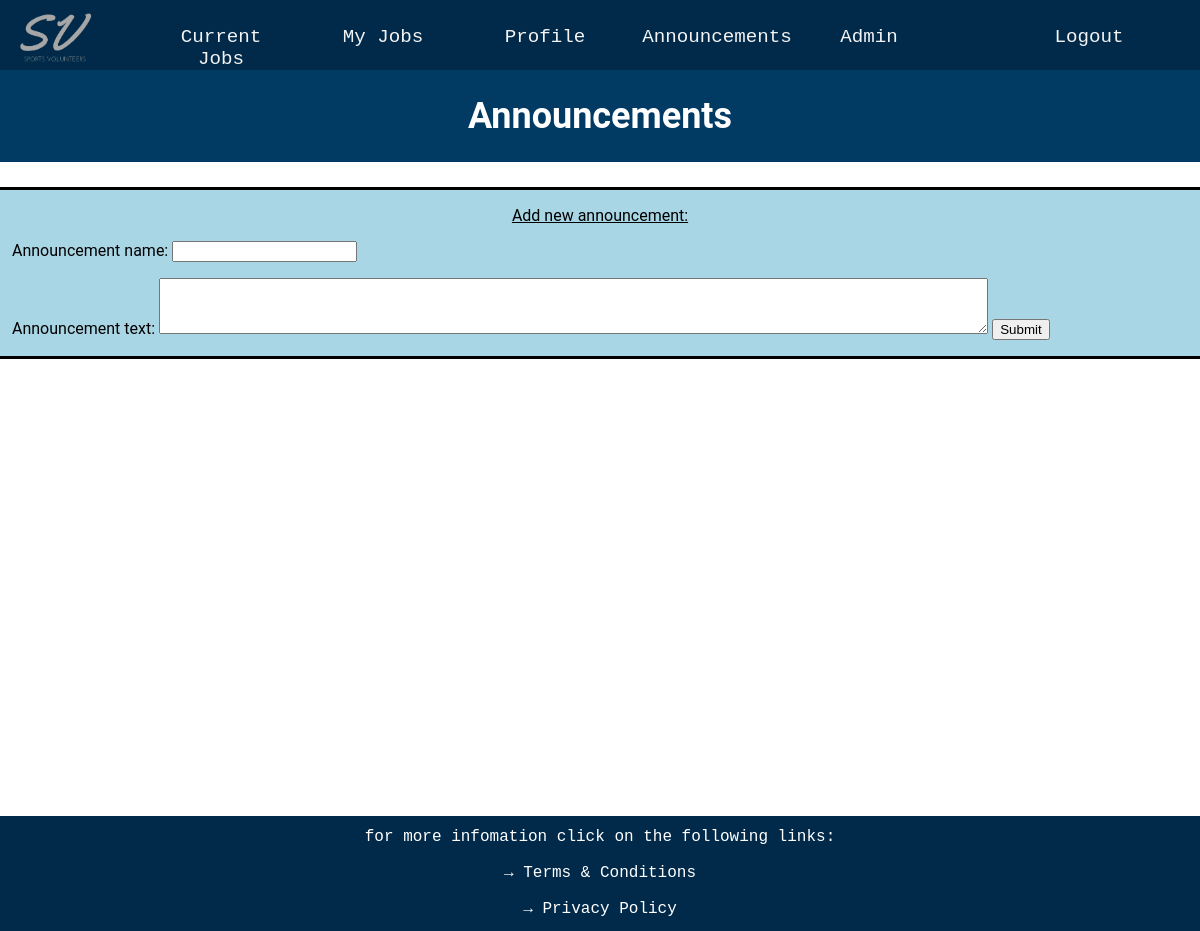
The app's page /announcements (signed in), older data.
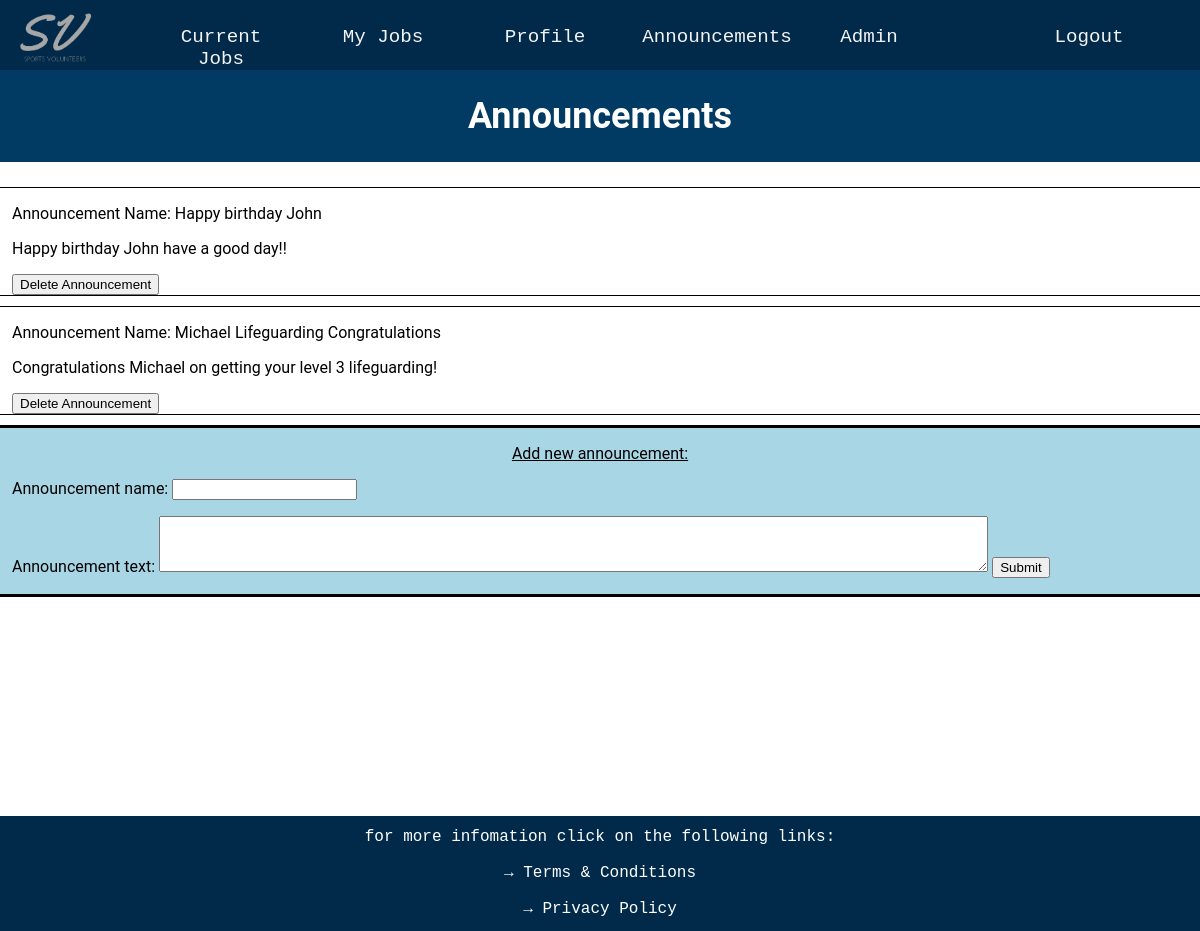
The same page, newer data.
### website/databases.py (models this page shows)
class Announcements(UserMixin, db.Model):
    __tablename__ = 'announcements'
    announcement_id = db.Column(db.Integer, primary_key=True, autoincrement=True)
    announcement_name = db.Column(db.String(40))
    announcement_text = db.Column(db.String(1000))

### website/routes.py (the view, shortened to what this page needs)
@app.route('/announcements', methods=['GET', 'POST'])
def announcements():
    all_announcements = Announcements.query.all()
    new_announcement_form = AnouncmentForm()
    return render_template('announcements.html', announcements = all_announcements, form = new_announcement_form,
                           current_user = current_user, prescription_level = prescription_level)

### website/forms.py
class AnouncmentForm(FlaskForm):
    announcement_text = TextAreaField('Announcement text', validators=[input_required(), Length(1, 1000)])
    announcement_name = StringField('Announcement name', validators=[input_required(), Length(1, 40)])
    submit = SubmitField('Submit')

### website/routes.py (called while the page is built)
@lm.user_loader
def load_user(user_id):
    return User.query.get(int(user_id))

### website/templates/announcements.html (shortened to what this page needs)
{% extends "layout.html" %}
{% block page_content %}
<div class="p-title-box">
    <h1 class = 'profile-title'> Announcements </h1>
</div>
{% for announcement in announcements %}
<div class="announcement_box">
    <p>Announcement Name: {{announcement.announcement_name}}</p>
    <p>{{announcement.announcement_text}}</p>
    {% if current_user.admin %}
    <form method="post">
        <input type="submit" value="Delete Announcement">
    </form>
    {% endif %}
</div>
{% endfor %}
{% if current_user.admin %}
<div class = 'new_announcement_box'>
    <p class = 'add_announcemenet_title'>Add new announcement:</p>
    <form action="" method="POST">
        <p>
        {{ form.announcement_name.label }}: {{ form.announcement_name() }}
        {{ form.announcement_text.label }}: {{ form.announcement_text(class = "announcement_text_input") }}
        {{ form.submit() }}
        </p>
    </form>
</div>
{% endif %}
{% endblock %}

Row changes from the older to the newer data that the page shows:
added Announcements: announcement_name "Happy birthday John", announcement_text "Happy birthday John have a good day!!"
added Announcements: announcement_name "Michael Lifeguarding Congratulations", announcement_text "Congratulations Michael on getting your level 3 lifeguarding!"
